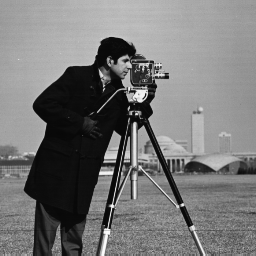
#> input picture Assignment_1/cameraman.png, 256 x 256 px
$ python Assignment1_test.py   (older library calls are emulated)
#> lines starting #> are read from the running program, lines starting #| are printed output that depends on the picture; after the words box and inside, x2 and y2 are one past the last pixel; in counts of white or black regions, pixels touching at a corner belong together
#!/usr/bin/env python3
# -*- coding: utf-8 -*-
"""
Created on Sat Feb  8 14:39:32 2020

@author: AnneMarie
"""
import numpy as np
import cv2
import matplotlib.pyplot as plt
import copy

# Laplacian of Gaussian
image_path_log = "./cameraman.png"
img_log = cv2.imread(image_path_log,cv2.IMREAD_GRAYSCALE)
#> img_log is the input picture: shape (256, 256); min 7, max 253, mean 118.7

#laplacian
img_lap = cv2.Laplacian(img_log, cv2.CV_32F, ksize=5)
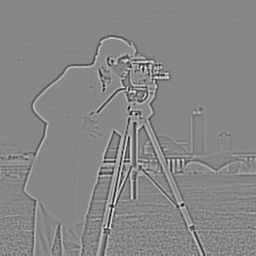
#> img_lap: shape (256, 256) float32; min -8094, max 7154, mean 0.3; drawn with min black and max white


img_edge = copy.deepcopy(img_lap)
image = copy.deepcopy(img_lap)
height,width = img_lap.shape
#> height = 256; width = 256
#print(height,width)

for i in range(0,height):
    for j in range(0,width):
        img_edge[i,j]=0
#> img_edge: shape (256, 256) float32; every value is 0

for i in range(1, height - 1):
        for j in range(1, width - 1):
            negative_count = 0
            positive_count = 0
            neighbour = [image[i+1, j-1],image[i+1, j],image[i+1, j+1],image[i, j-1], \
                         image[i, j+1],image[i-1, j-1],image[i-1, j],image[i-1, j+1]]
            d = max(neighbour)
            e = min(neighbour)
            for h in neighbour:
                if h>0:
                    positive_count += 1
                elif h<0:
                    negative_count += 1

            # If both negative and positive values exist in
            # the pixel neighborhood, then that pixel is a
            # potential zero crossing

            z_c = ((negative_count > 0) and (positive_count > 0))

            # Change the pixel value with the maximum neighborhood
            # difference with the pixel

            if z_c:
              if image[i,j]>0 and np.abs(e)>1500:
                  img_edge[i, j] = image[i,j] + np.abs(e)
              elif image[i,j]<0 and d>1500:
                  img_edge[i, j] = np.abs(image[i,j]) + d
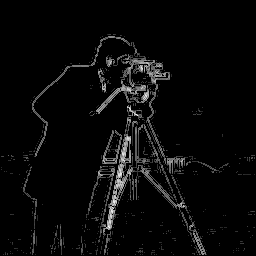
#> img_edge: shape (256, 256) float32; min 0, max 10532, mean 374.2; drawn with min black and max white


img_path_canny = "./yellowlily.png"
img_canny = cv2.imread(img_path_canny)
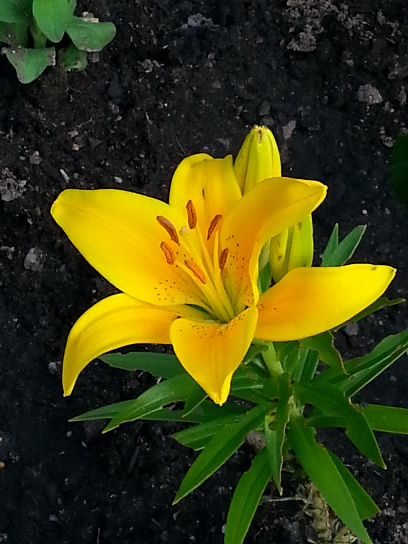
#> input picture Assignment_1/yellowlily.png, 408 x 544 px
#> img_canny is the input picture: shape (544, 408, 3); mean B, G, R 17.9, 65.9, 65.5
img_canny = cv2.cvtColor(img_canny, cv2.COLOR_BGR2RGB)

I_edge = cv2.Canny(img_canny, 180, 1000, apertureSize=3)
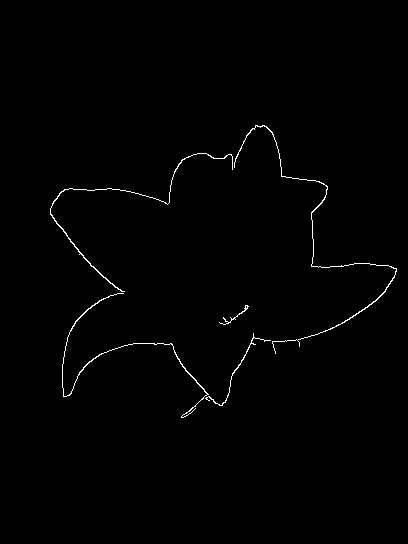
#> I_edge: shape (544, 408); 0.73% white in thin lines or dots, all inside (x1, y1, x2, y2) = (50, 125, 397, 418)

plt.imshow(I_edge,cmap="gray")
plt.xticks([]), plt.yticks([])
plt.title('lilies')
plt.show()
